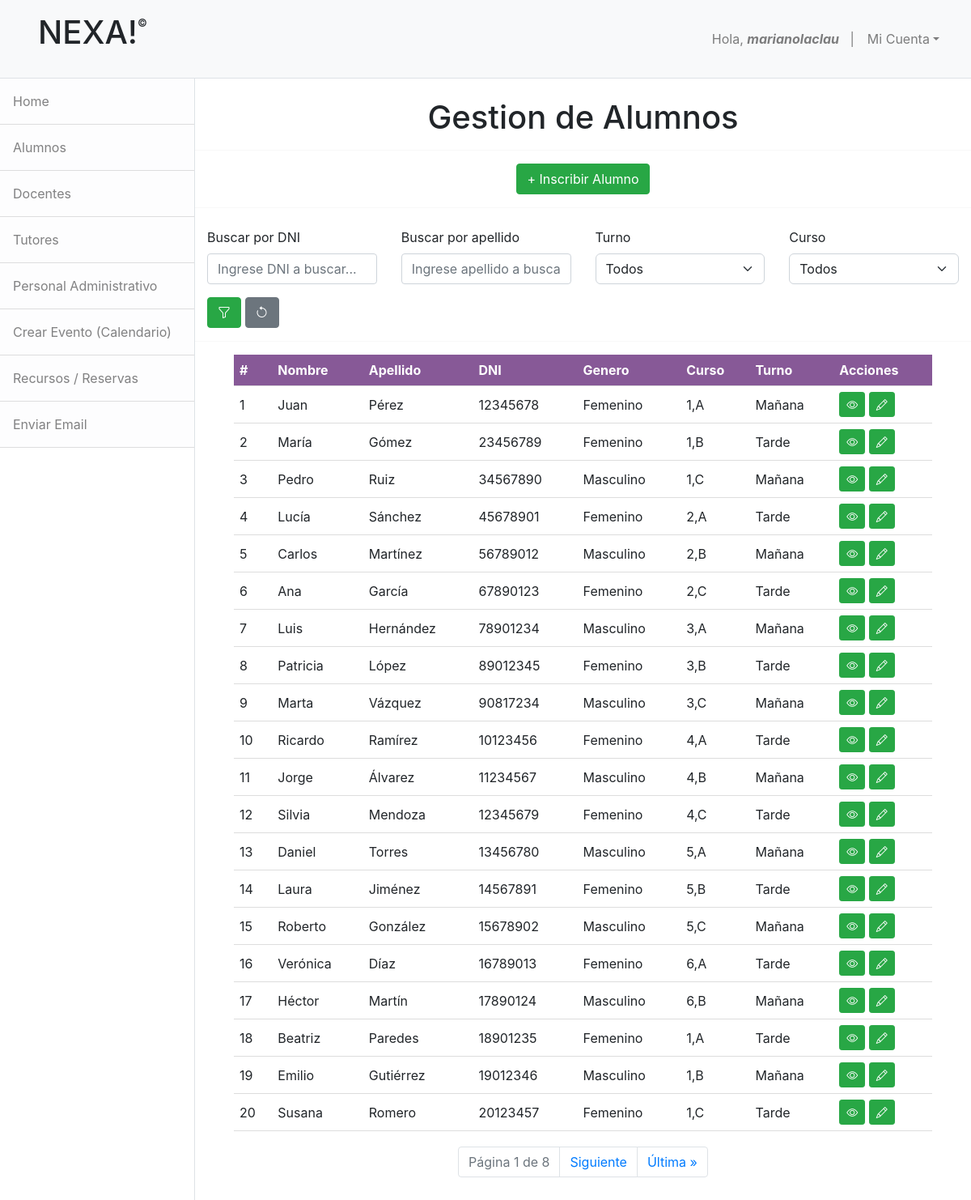
The app's page /ver_alumnos/ (signed in) with its own data.
### apps/alumno/models.py (models this page shows, shortened)
class Alumno(models.Model):
    nombre = models.CharField(max_length=50,null=False,blank=False)
    apellido = models.CharField(max_length=50,null=False,blank=False)
    dni = models.CharField(max_length=20, unique=True)
    padretutor_fk = models.ForeignKey('inscripciones.PadreTutor',null=True,blank=True,on_delete=models.SET_NULL) #Chequear
    genero = models.ForeignKey('administracion.Genero',on_delete=models.CASCADE)
    fecha_nac = models.DateField()
    nacionalidad = models.ForeignKey('administracion.Nacionalidad',on_delete=models.CASCADE)
    email = models.EmailField()
    telefono = models.CharField(max_length=20,null=False,blank=False)
    direccion = models.CharField(max_length=50,null=False,blank=False)
    curso = models.ForeignKey('inscripciones.Curso',on_delete=models.CASCADE)
    turno = models.ForeignKey('administracion.Turno',on_delete=models.CASCADE)

### apps/administracion/models.py (models this page shows)
class Genero(models.Model):
    tipo = models.CharField(max_length=50,null=False,blank=False)
    def __str__(self):
        return self.tipo

class Turno(models.Model):
    turno = models.CharField(max_length=50,null=False,blank=False)
    def __str__(self):
        return self.turno

### apps/inscripciones/models.py (models this page shows)
class Curso(models.Model):
    año = models.CharField(max_length=20,null=False,blank=False)
    division = models.CharField(max_length=20,null=False,blank=False)
    def __str__(self):
        return f"{self.año},{self.division}"

### apps/alumno/views.py (the view)
# urls.py: path('ver_alumnos/',ViewAlumno.as_view(),name='lista_alumnos'),
class ViewAlumno(LoginRequiredMixin,ListView):
    model = Alumno
    template_name = 'alumno/lista_alumnos.html'
    context_object_name = 'alumnos'
    paginate_by = 20
    def get_queryset(self):
        queryset = super().get_queryset()
        query = self.request.GET.get('buscar', '')
        apellido = self.request.GET.get('apellido','')
        turno_id = self.request.GET.get('turno', '')
        curso_id = self.request.GET.get('curso', '')
        if query:
            queryset = queryset.filter(dni__icontains=query)
        if apellido:
            queryset = queryset.filter(apellido__icontains=apellido)
        if turno_id:
            queryset = queryset.filter(turno_id=turno_id)
        if curso_id:
            queryset = queryset.filter(curso_id=curso_id)
        queryset = queryset.select_related('turno', 'curso', 'genero') # Relacionamos los modelos para obtener filtros combinados
        return queryset
    def get_context_data(self, **kwargs):
        context = super().get_context_data(**kwargs)
        context['cursos'] = Curso.objects.all()
        context['turnos'] = Turno.objects.all()
        context['buscar'] = self.request.GET.get('buscar', '')
        context['apellido']=self.request.GET.get('apellido','')
        context['curso_id'] = self.request.GET.get('curso', '')
        context['turno_id'] = self.request.GET.get('turno', '')
        return context

### apps/alumno/templates/alumno/lista_alumnos.html (shortened to what this page needs)
{% extends 'base.html' %}
{% block nav %}
    {% include 'administracion/base_admin.html' %}
{% endblock %}
{% block content %}
    <center><br><h1>Gestion de Alumnos</h1></center>
    <hr>
    <center><a href="{% url 'agregar' %}" class="btn btn-success">+ Inscribir Alumno</a></center>
    <hr>
    <div class="container mt-4">
        <form method="get" class="row g-3">
            <div class="col-md-3">
                <label for="buscar" class="form-label">Buscar por DNI</label>
                <input type="text" id="buscar" name="buscar" value="{{ buscar }}" placeholder="Ingrese DNI a buscar..." class="form-control">
            </div>
            <div class="col-md-3">
                <label for="apellido" class="form-label">Buscar por apellido</label>
                <input type="text" id="apellido" name="apellido" value="{{ apellido }}" placeholder="Ingrese apellido a buscar..." class="form-control">
            </div>
            <div class="col-md-3">
                <label for="turno" class="form-label">Turno</label>
                <select id="turno" name="turno" class="form-select">
                    <option value="" {% if not turno_id %}selected{% endif %}>Todos</option>
                </select>
            </div>
            <div class="col-md-3">
                <label for="curso" class="form-label">Curso</label>
                <select id="curso" name="curso" class="form-select">
                    <option value="" {% if not curso_id %}selected{% endif %}>Todos</option>
                </select>
            </div>
            <div class="col-12">
                <button type="submit" class="btn btn-success">
                    <i class="bi bi-funnel"></i>
                </button>
                <a href="{% url 'lista_alumnos' %}" class="btn btn-secondary">
                    <i class="bi bi-arrow-counterclockwise"></i>
                </a>
            </div>
        </form>
    </div>
    <hr>
    <table>
        <thead>
            <tr>
                <th>#</th>
                <th>Nombre</th>
                <th>Apellido</th>
                <th>DNI</th>
                <th>Genero</th>
                <th>Curso</th>
                <th>Turno</th>
                <th>Acciones</th>
            </tr>
        </thead>
        <tbody>
            {% for objeto in alumnos %}
                <tr>
                    <td>{{ objeto.id }}</td>
                    <td>{{ objeto.nombre }}</td>
                    <td>{{ objeto.apellido }}</td>
                    <td>{{ objeto.dni }}</td>
                    <td>{{ objeto.genero }}</td>
                    <td>{{ objeto.curso }}</td>
                    <td>{{ objeto.turno }}</td>
                    <td>
                        <a href="{% url 'ver_alumno' pk=objeto.id %}" class="btn btn-success btn-sm">
                            <i class="bi bi-eye"></i>
                        </a>
                        <a href="{% url 'editar_alumno' pk=objeto.id %}" class="btn btn-success btn-sm">
                            <i class="bi bi-pencil"></i>
                        </a>
                    </td>
                </tr>
            {% endfor %}
        </tbody>
    </table>
    <nav>
        <ul class="pagination justify-content-center">
            <li class="page-item disabled">
                <span class="page-link">Página {{ page_obj.number }} de {{ page_obj.paginator.num_pages }}</span>
            </li>
            {% if page_obj.has_next %}
                <li class="page-item">
                    <a class="page-link" href="?page={{ page_obj.next_page_number }}">Siguiente</a>
                </li>
                <li class="page-item">
                    <a class="page-link" href="?page={{ page_obj.paginator.num_pages }}">Última &raquo;</a>
                </li>
            {% endif %}
        </ul>
    </nav>
    <br><br>
{% endblock %}

### apps/home/templates/base.html (shortened to what this page needs)
<!DOCTYPE html>
<html lang="en">
    <head>
        {% load static %}
        <link href="{% static 'home/css/bootstrap.css' %}" rel="stylesheet" />
        <link rel="stylesheet" href="https://cdn.jsdelivr.net/npm/bootstrap@5.2.3/dist/css/bootstrap.min.css">
        <link href="https://stackpath.bootstrapcdn.com/bootstrap/4.5.2/css/bootstrap.min.css" rel="stylesheet">
        <link href="{% static 'home/css/estilos.css' %}" rel="stylesheet" />
        <link href="{% static 'calendario/css/estilos.css' %}" rel="stylesheet" />
        <link href="{% static 'inscripciones/css/estilos.css' %}" rel="stylesheet" />
        <link href="https://cdn.jsdelivr.net/npm/bootstrap-icons/font/bootstrap-icons.css" rel="stylesheet">
    </head>
    <body>
        <nav class="navbar navbar-expand-lg navbar-light bg-light border-bottom">
            <div class="container-fluid">
                <h2><a href="#" class="nav-link"><h1>NEXA!<sup style="font-size:small;vertical-align: super;">&copy;</sup></h1>
                </a></h2>
               <div class="collapse navbar-collapse" id="navbarSupportedContent">
                    <ul class="navbar-nav ms-auto mt-2 mt-lg-0">
                        <li class="nav-item"><a class="nav-link" href="#!">Hola, <strong><em>{{user.username}}</em></strong>&nbsp;&nbsp;&nbsp;|</a></li>
                        <li class="nav-item dropdown">
                            <a class="nav-link dropdown-toggle" id="navbarDropdown" href="#" role="button" data-bs-toggle="dropdown" aria-haspopup="true" aria-expanded="false">Mi Cuenta</a>
                        </li>
                    </ul>
                </div>
            </div>
        </nav>
        <div class="d-flex" id="wrapper">
            {% block nav %}{% endblock %}
            <div id="page-content-wrapper">
                {% block content %}
                {% endblock %}
            </div>
        </div>
    </body>
</html>

### apps/inscripciones/static/inscripciones/css/estilos.css (style rules this page uses)
table { width: 90%; border-collapse: separate; border-spacing: 0; margin: auto; overflow: hidden; margin-bottom: 2%; }
th, td { text-align: left; border-bottom: 1px solid #ddd; padding: 7px; }
th { background-color: #480361a7; color: white; }

### records on screen
Alumno: id "1", nombre "Juan", apellido "Pérez", dni "12345678", genero "Femenino", curso "1,A", turno "Mañana"
Alumno: id "2", nombre "María", apellido "Gómez", dni "23456789", genero "Femenino", curso "1,B", turno "Tarde"
Alumno: id "3", nombre "Pedro", apellido "Ruiz", dni "34567890", genero "Masculino", curso "1,C", turno "Mañana"
Alumno: id "4", nombre "Lucía", apellido "Sánchez", dni "45678901", genero "Femenino", curso "2,A", turno "Tarde"
Alumno: id "5", nombre "Carlos", apellido "Martínez", dni "56789012", genero "Masculino", curso "2,B", turno "Mañana"
Alumno: id "6", nombre "Ana", apellido "García", dni "67890123", genero "Femenino", curso "2,C", turno "Tarde"
Alumno: id "7", nombre "Luis", apellido "Hernández", dni "78901234", genero "Masculino", curso "3,A", turno "Mañana"
Alumno: id "8", nombre "Patricia", apellido "López", dni "89012345", genero "Femenino", curso "3,B", turno "Tarde"
Alumno: id "9", nombre "Marta", apellido "Vázquez", dni "90817234", genero "Masculino", curso "3,C", turno "Mañana"
Alumno: id "10", nombre "Ricardo", apellido "Ramírez", dni "10123456", genero "Femenino", curso "4,A", turno "Tarde"
Alumno: id "11", nombre "Jorge", apellido "Álvarez", dni "11234567", genero "Masculino", curso "4,B", turno "Mañana"
Alumno: id "12", nombre "Silvia", apellido "Mendoza", dni "12345679", genero "Femenino", curso "4,C", turno "Tarde"
Alumno: id "13", nombre "Daniel", apellido "Torres", dni "13456780", genero "Masculino", curso "5,A", turno "Mañana"
Alumno: id "14", nombre "Laura", apellido "Jiménez", dni "14567891", genero "Femenino", curso "5,B", turno "Tarde"
Alumno: id "15", nombre "Roberto", apellido "González", dni "15678902", genero "Masculino", curso "5,C", turno "Mañana"
Alumno: id "16", nombre "Verónica", apellido "Díaz", dni "16789013", genero "Femenino", curso "6,A", turno "Tarde"
Alumno: id "17", nombre "Héctor", apellido "Martín", dni "17890124", genero "Masculino", curso "6,B", turno "Mañana"
Alumno: id "18", nombre "Beatriz", apellido "Paredes", dni "18901235", genero "Femenino", curso "1,A", turno "Tarde"
Alumno: id "19", nombre "Emilio", apellido "Gutiérrez", dni "19012346", genero "Masculino", curso "1,B", turno "Mañana"
Alumno: id "20", nombre "Susana", apellido "Romero", dni "20123457", genero "Femenino", curso "1,C", turno "Tarde"

### other values on screen
{{ user.username }} "marianolaclau"
{{ page_obj.number }} "1"
{{ page_obj.paginator.num_pages }} "8"
